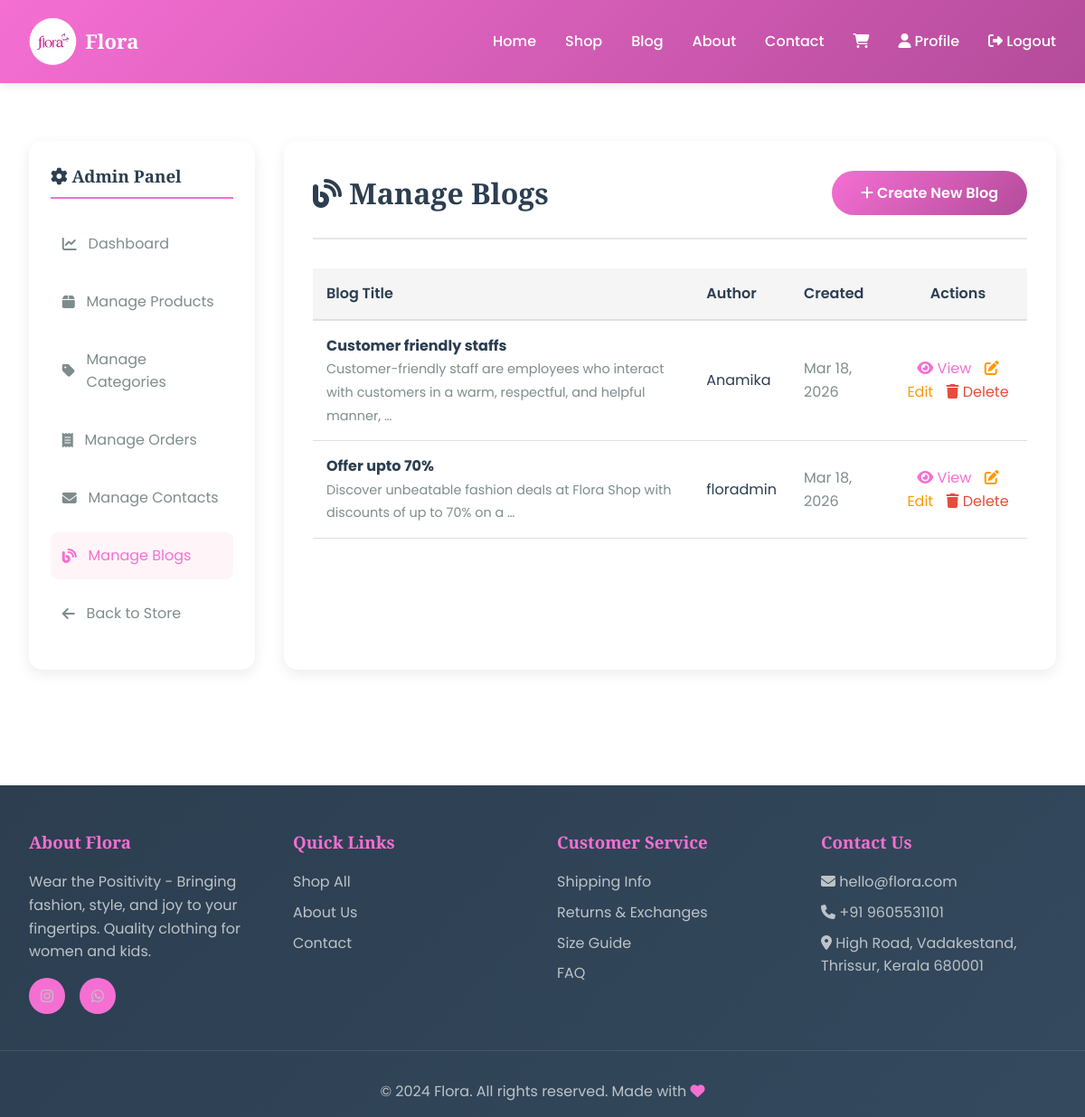
The page /dashboard/blogs/ (signed in) on the database its author committed.
### shop/models.py (models this page shows, shortened)
class Blog(models.Model):
    author = models.ForeignKey(User, related_name='blogs', on_delete=models.CASCADE)
    title = models.CharField(max_length=300)
    description = models.TextField()
    image = models.ImageField(upload_to='blogs/', blank=True, null=True)
    created_at = models.DateTimeField(auto_now_add=True)
    updated_at = models.DateTimeField(auto_now=True)
    class Meta:
        ordering = ['-created_at']

### shop/views.py (the view)
# urls.py: path('dashboard/blogs/', views.admin_blogs, name='admin_blogs'),
def admin_blogs(request):
    if not request.user.is_staff:
        messages.error(request, 'You do not have permission to access this page.')
        return redirect('shop:home')
    from .models import Blog
    blogs = Blog.objects.all().order_by('-created_at')
    paginator = Paginator(blogs, 10)
    page_number = request.GET.get('page', 1)
    blogs = paginator.get_page(page_number)
    context = {
        'blogs': blogs,
        'total_count': paginator.count,
    }
    return render(request, 'shop/admin/blogs.html', context)

### cart/cart.py (called while the page is built)
    def __len__(self):
        return sum(item['quantity'] for item in self.cart.values())

### cart/context_processors.py (called while the page is built)
def cart(request):
    return {'cart': Cart(request)}

### templates/shop/admin/blogs.html (shortened to what this page needs)
{% extends "shop/admin/dashboard.html" %}
{% block content %}
<div class="container">
    <div class="admin-container">
        <aside class="admin-sidebar">
            <h3><i class="fas fa-cog"></i> Admin Panel</h3>
            <ul class="admin-menu">
                <li><a href="{% url 'shop:admin_dashboard' %}"><i class="fas fa-chart-line"></i> Dashboard</a></li>
                <li><a href="{% url 'shop:admin_products' %}"><i class="fas fa-box"></i> Manage Products</a></li>
                <li><a href="{% url 'shop:admin_categories' %}"><i class="fas fa-tag"></i> Manage Categories</a></li>
                <li><a href="{% url 'shop:admin_orders' %}"><i class="fas fa-receipt"></i> Manage Orders</a></li>
                <li><a href="{% url 'shop:admin_contacts' %}"><i class="fas fa-envelope"></i> Manage Contacts</a></li>
                <li><a href="{% url 'shop:admin_blogs' %}" class="active"><i class="fas fa-blog"></i> Manage Blogs</a></li>
                <li><a href="{% url 'shop:home' %}"><i class="fas fa-arrow-left"></i> Back to Store</a></li>
            </ul>
        </aside>
        <div class="admin-content">
            <div class="dashboard-header">
                <h1><i class="fas fa-blog"></i> Manage Blogs</h1>
                <a href="{% url 'shop:admin_blog_create' %}" class="btn btn-primary">
                    <i class="fas fa-plus"></i> Create New Blog
                </a>
            </div>
            {% if blogs %}
                <div style="overflow-x: auto;">
                    <table style="width: 100%; border-collapse: collapse;">
                        <thead>
                            <tr style="background-color: #f5f5f5; border-bottom: 2px solid #E0E0E0;">
                                <th style="padding: 15px; text-align: left; font-weight: 600; color: var(--text-dark);">Blog Title</th>
                                <th style="padding: 15px; text-align: left; font-weight: 600; color: var(--text-dark);">Author</th>
                                <th style="padding: 15px; text-align: left; font-weight: 600; color: var(--text-dark);">Created</th>
                                <th style="padding: 15px; text-align: center; font-weight: 600; color: var(--text-dark);">Actions</th>
                            </tr>
                        </thead>
                        <tbody>
                            {% for blog in blogs %}
                                <tr style="border-bottom: 1px solid #E0E0E0;">
                                    <td style="padding: 15px; color: var(--text-dark);">
                                        <strong>{{ blog.title }}</strong><br>
                                        <span style="color: var(--text-light); font-size: 0.9rem;">{{ blog.description|truncatewords:15 }}</span>
                                    </td>
                                    <td style="padding: 15px; color: var(--text-dark);">
                                        {{ blog.author.get_full_name|default:blog.author.username }}
                                    </td>
                                    <td style="padding: 15px; color: var(--text-light);">
                                        {{ blog.created_at|date:"M d, Y" }}
                                    </td>
                                    <td style="padding: 15px; text-align: center;">
                                        <a href="{% url 'shop:admin_blog_detail' blog.id %}" style="color: var(--primary-color); text-decoration: none; margin-right: 10px; transition: color 0.2s;" onmouseover="this.style.color='var(--secondary-color)';" onmouseout="this.style.color='var(--primary-color)';">
                                            <i class="fas fa-eye"></i> View
                                        </a>
                                        <a href="{% url 'shop:admin_blog_edit' blog.id %}" style="color: #FF9800; text-decoration: none; margin-right: 10px; transition: color 0.2s;" onmouseover="this.style.color='#E68900';" onmouseout="this.style.color='#FF9800';">
                                            <i class="fas fa-edit"></i> Edit
                                        </a>
                                        <a href="{% url 'shop:admin_blog_delete' blog.id %}" style="color: #E74C3C; text-decoration: none; transition: color 0.2s;" onmouseover="this.style.color='#C0392B';" onmouseout="this.style.color='#E74C3C';">
                                            <i class="fas fa-trash"></i> Delete
                                        </a>
                                    </td>
                                </tr>
                            {% endfor %}
                        </tbody>
                    </table>
                </div>
            {% endif %}
        </div>
    </div>
</div>
{% endblock %}

### templates/base.html (style rules this page uses)
* { margin: 0; padding: 0; box-sizing: border-box; }
:root { --primary-color: #f56fd3; --secondary-color: #b44b9a; --accent-color: #FFA07A; --purple-accent: #9B59B6; --text-dark: #2C3E50; --text-light: #7F8C8D; --bg-light: #FFF5F8; --white: #FFFFFF; --success: #27AE60; --warning: #F39C12; }
body { font-family: 'Poppins', sans-serif; line-height: 1.6; color: var(--text-dark); background-color: var(--white); }
h1, h2, h3, h4, h5, h6 { font-family: 'Playfair Display', serif; font-weight: 600; }
.container { max-width: 1200px; margin: 0 auto; padding: 2rem; }
.btn { padding: 0.75rem 2rem; border: none; border-radius: 50px; font-weight: 600; cursor: pointer; transition: all 0.3s ease; text-decoration: none; display: inline-block; text-align: center; }
.btn-primary { background: linear-gradient(135deg, var(--primary-color), var(--secondary-color)); color: var(--white); }

### templates/shop/admin/dashboard.html (style rules this page uses)
.admin-container { display: grid; grid-template-columns: 250px 1fr; gap: 2rem; margin: 2rem 0; }
.admin-sidebar { background: white; padding: 1.5rem; border-radius: 15px; box-shadow: 0 5px 15px rgba(0,0,0,0.08); height: fit-content; position: sticky; top: 100px; }
.admin-sidebar h3 { margin-bottom: 1.5rem; color: var(--text-dark); border-bottom: 2px solid var(--primary-color); padding-bottom: 0.5rem; }
.admin-menu { list-style: none; }
.admin-menu li { margin-bottom: 0.8rem; }
.admin-menu a { color: var(--text-light); text-decoration: none; display: flex; align-items: center; gap: 0.8rem; padding: 0.8rem; border-radius: 8px; transition: all 0.3s ease; }
.admin-menu a:hover, .admin-menu a.active { background: var(--bg-light); color: var(--primary-color); }
.admin-content { background: white; padding: 2rem; border-radius: 15px; box-shadow: 0 5px 15px rgba(0,0,0,0.08); }
.dashboard-header { display: flex; justify-content: space-between; align-items: center; margin-bottom: 2rem; padding-bottom: 1.5rem; border-bottom: 2px solid #E8E8E8; }
.dashboard-header h1 { font-size: 2rem; color: var(--text-dark); }

### rows shown on the page
Blog: title "Customer friendly staffs", description "Customer-friendly staff are employees who interact with customers in a warm, respectful, and helpful manner, …", author.get_full_name "Anamika", created_at "Mar 18, 2026"
Blog: title "Offer upto 70%", description "Discover unbeatable fashion deals at Flora Shop with discounts of up to 70% on a …", author.get_full_name "floradmin", created_at "Mar 18, 2026"
